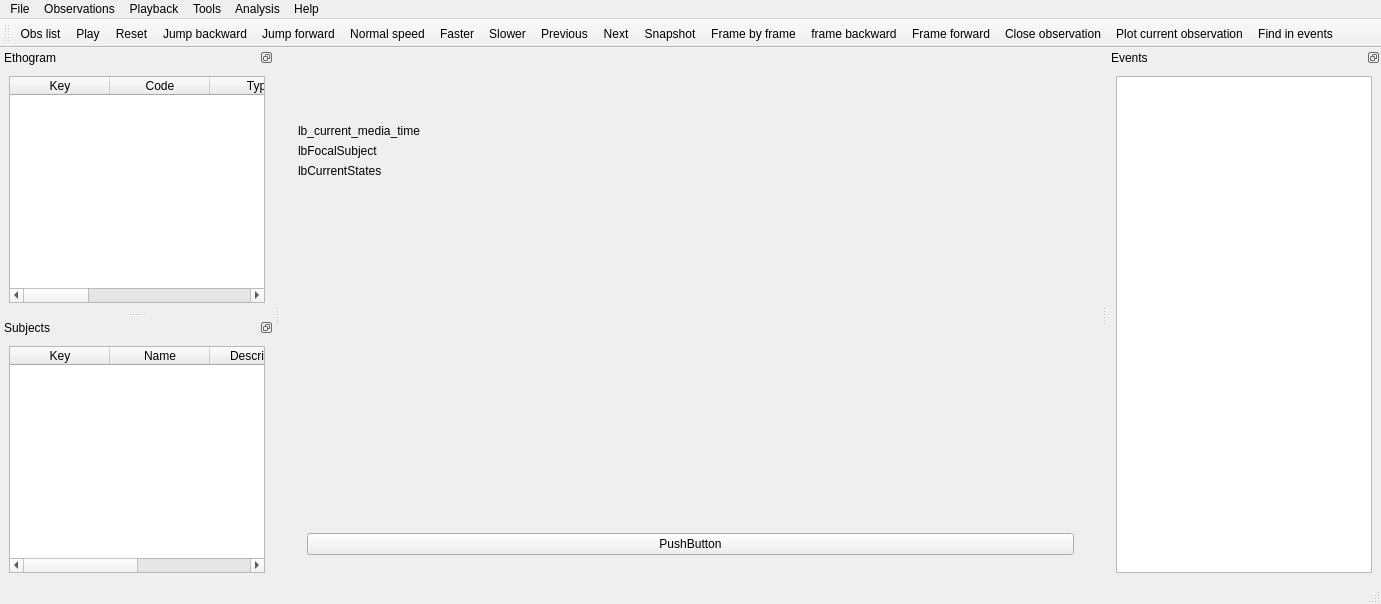
<?xml version="1.0" encoding="UTF-8"?>
<ui version="4.0">
 <class>MainWindow</class>
 <widget class="QMainWindow" name="MainWindow">
  <property name="geometry">
   <rect>
    <x>0</x>
    <y>0</y>
    <width>1381</width>
    <height>604</height>
   </rect>
  </property>
  <property name="windowTitle">
   <string>BORIS</string>
  </property>
  <property name="dockOptions">
   <set>QMainWindow::AllowNestedDocks|QMainWindow::AllowTabbedDocks|QMainWindow::AnimatedDocks</set>
  </property>
  <property name="unifiedTitleAndToolBarOnMac">
   <bool>false</bool>
  </property>
  <widget class="QWidget" name="centralwidget">
   <layout class="QHBoxLayout" name="horizontalLayout_2">
    <item>
     <layout class="QHBoxLayout" name="horizontalLayout">
      <item>
       <layout class="QVBoxLayout" name="verticalLayout_3">
        <item>
         <widget class="QWidget" name="w_logo" native="true">
          <layout class="QVBoxLayout" name="verticalLayout_8">
           <item>
            <layout class="QVBoxLayout" name="verticalLayout_6">
             <item>
              <widget class="QLabel" name="lbLogoBoris">
               <property name="text">
                <string/>
               </property>
               <property name="scaledContents">
                <bool>false</bool>
               </property>
               <property name="alignment">
                <set>Qt::AlignCenter</set>
               </property>
              </widget>
             </item>
             <item>
              <widget class="QLabel" name="lbLogoUnito">
               <property name="text">
                <string/>
               </property>
               <property name="textFormat">
                <enum>Qt::AutoText</enum>
               </property>
               <property name="alignment">
                <set>Qt::AlignCenter</set>
               </property>
               <property name="wordWrap">
                <bool>true</bool>
               </property>
              </widget>
             </item>
            </layout>
           </item>
          </layout>
         </widget>
        </item>
        <item>
         <widget class="QWidget" name="w_obs_info" native="true">
          <property name="enabled">
           <bool>true</bool>
          </property>
          <layout class="QVBoxLayout" name="verticalLayout_10">
           <item>
            <layout class="QVBoxLayout" name="verticalLayout_9">
             <item>
              <widget class="QLabel" name="lb_current_media_time">
               <property name="text">
                <string>lb_current_media_time</string>
               </property>
               <property name="wordWrap">
                <bool>true</bool>
               </property>
              </widget>
             </item>
             <item>
              <widget class="QLabel" name="lbFocalSubject">
               <property name="text">
                <string>lbFocalSubject</string>
               </property>
               <property name="wordWrap">
                <bool>true</bool>
               </property>
              </widget>
             </item>
             <item>
              <widget class="QLabel" name="lbCurrentStates">
               <property name="text">
                <string>lbCurrentStates</string>
               </property>
               <property name="wordWrap">
                <bool>true</bool>
               </property>
              </widget>
             </item>
             <item>
              <spacer name="verticalSpacer">
               <property name="orientation">
                <enum>Qt::Vertical</enum>
               </property>
               <property name="sizeHint" stdset="0">
                <size>
                 <width>20</width>
                 <height>40</height>
                </size>
               </property>
              </spacer>
             </item>
            </layout>
           </item>
           <item>
            <widget class="QWidget" name="w_live" native="true">
             <layout class="QVBoxLayout" name="verticalLayout_11">
              <item>
               <widget class="QPushButton" name="pb_live_obs">
                <property name="text">
                 <string>PushButton</string>
                </property>
               </widget>
              </item>
             </layout>
            </widget>
           </item>
          </layout>
         </widget>
        </item>
       </layout>
      </item>
     </layout>
    </item>
   </layout>
  </widget>
  <widget class="QMenuBar" name="menubar">
   <property name="geometry">
    <rect>
     <x>0</x>
     <y>0</y>
     <width>1381</width>
     <height>22</height>
    </rect>
   </property>
   <widget class="QMenu" name="menuHelp">
    <property name="title">
     <string>Help</string>
    </property>
    <addaction name="actionUser_guide"/>
    <addaction name="actionCheckUpdate"/>
    <addaction name="separator"/>
    <addaction name="actionAbout"/>
   </widget>
   <widget class="QMenu" name="menuFile">
    <property name="title">
     <string>File</string>
    </property>
    <widget class="QMenu" name="menuRecent_projects">
     <property name="title">
      <string>Recent projects</string>
     </property>
     <addaction name="separator"/>
    </widget>
    <widget class="QMenu" name="menuImport_project">
     <property name="title">
      <string>Import project from...</string>
     </property>
     <addaction name="actionNoldus_Observer_template"/>
    </widget>
    <addaction name="actionNew_project"/>
    <addaction name="actionOpen_project"/>
    <addaction name="menuRecent_projects"/>
    <addaction name="menuImport_project"/>
    <addaction name="actionEdit_project"/>
    <addaction name="actionSave_project"/>
    <addaction name="actionSave_project_as"/>
    <addaction name="actionClose_project"/>
    <addaction name="separator"/>
    <addaction name="actionCheck_project"/>
    <addaction name="actionRemove_path_from_media_files"/>
    <addaction name="actionSend_project"/>
    <addaction name="separator"/>
    <addaction name="actionPreferences"/>
    <addaction name="separator"/>
    <addaction name="actionQuit"/>
   </widget>
   <widget class="QMenu" name="menuObservations">
    <property name="title">
     <string>Observations</string>
    </property>
    <widget class="QMenu" name="menuCreate_transitions_matrix">
     <property name="title">
      <string>Create transitions matrix</string>
     </property>
     <addaction name="actionAll_transitions"/>
     <addaction name="actionFrequencies_of_transitions_after_behaviors"/>
     <addaction name="actionNumber_of_transitions"/>
    </widget>
    <widget class="QMenu" name="menuExport_events">
     <property name="title">
      <string>Export events</string>
     </property>
     <widget class="QMenu" name="menuas_behavioural_sequences">
      <property name="title">
       <string>as behavioural sequences</string>
      </property>
      <addaction name="actionseparated_subjects"/>
      <addaction name="actiongrouped_subjects"/>
     </widget>
     <addaction name="actionExportEvents_2"/>
     <addaction name="actionExport_aggregated_events"/>
     <addaction name="menuas_behavioural_sequences"/>
     <addaction name="actionExport_events_as_Praat_TextGrid"/>
     <addaction name="actionJWatcher"/>
     <addaction name="action_behavior_binary_table"/>
    </widget>
    <addaction name="actionNew_observation"/>
    <addaction name="actionOpen_observation"/>
    <addaction name="actionView_observation"/>
    <addaction name="actionEdit_observation_2"/>
    <addaction name="actionObservationsList"/>
    <addaction name="actionOpen_observation_2"/>
    <addaction name="actionEdit_observation"/>
    <addaction name="separator"/>
    <addaction name="actionClose_observation"/>
    <addaction name="separator"/>
    <addaction name="actionLoad_observations_file"/>
    <addaction name="actionExport_observations_list"/>
    <addaction name="separator"/>
    <addaction name="actionAdd_event"/>
    <addaction name="actionEdit_selected_events"/>
    <addaction name="actionEdit_event_time"/>
    <addaction name="separator"/>
    <addaction name="actionExplore_project"/>
    <addaction name="actionFind_events"/>
    <addaction name="actionFind_replace_events"/>
    <addaction name="actionCheckStateEvents"/>
    <addaction name="actionClose_unpaired_events"/>
    <addaction name="actionSelect_observations"/>
    <addaction name="separator"/>
    <addaction name="actionDelete_selected_observations"/>
    <addaction name="actionDelete_all_observations"/>
    <addaction name="separator"/>
    <addaction name="menuExport_events"/>
    <addaction name="separator"/>
    <addaction name="menuCreate_subtitles_2"/>
    <addaction name="actionExtract_events_from_media_files"/>
    <addaction name="actionExtract_frames_from_media_files"/>
    <addaction name="separator"/>
    <addaction name="menuCreate_transitions_matrix"/>
   </widget>
   <widget class="QMenu" name="menuAnalyze">
    <property name="title">
     <string>Analysis</string>
    </property>
    <widget class="QMenu" name="menuPlot_events">
     <property name="title">
      <string>Plot</string>
     </property>
     <addaction name="actionPlot_events2"/>
     <addaction name="actionBehavior_bar_plot"/>
    </widget>
    <widget class="QMenu" name="menuInter_rater_reliability">
     <property name="title">
      <string>Inter-rater reliability</string>
     </property>
     <addaction name="actionCohen_s_kappa"/>
    </widget>
    <widget class="QMenu" name="menuSimilarities">
     <property name="title">
      <string>Similarities</string>
     </property>
     <addaction name="actionNeedleman_Wunsch"/>
    </widget>
    <addaction name="actionTime_budget"/>
    <addaction name="actionTime_budget_report"/>
    <addaction name="actionTime_budget_by_behaviors_category"/>
    <addaction name="menuPlot_events"/>
    <addaction name="menuInter_rater_reliability"/>
    <addaction name="menuSimilarities"/>
    <addaction name="action_advanced_event_filtering"/>
   </widget>
   <widget class="QMenu" name="menuPlayback">
    <property name="title">
     <string>Playback</string>
    </property>
    <widget class="QMenu" name="menuZoom1">
     <property name="title">
      <string>Zoom player #1</string>
     </property>
     <addaction name="actionZoom1_fitwindow"/>
     <addaction name="actionZoom1_1_4"/>
     <addaction name="actionZoom1_1_2"/>
     <addaction name="actionZoom1_1_1"/>
     <addaction name="actionZoom1_2_1"/>
    </widget>
    <widget class="QMenu" name="menuZoom2">
     <property name="title">
      <string>Zoom player #2</string>
     </property>
     <addaction name="actionZoom2_fitwindow"/>
     <addaction name="actionZoom2_1_4"/>
     <addaction name="actionZoom2_1_2"/>
     <addaction name="actionZoom2_1_1"/>
     <addaction name="actionZoom2_2_1"/>
    </widget>
    <addaction name="actionJumpForward"/>
    <addaction name="actionJumpBackward"/>
    <addaction name="actionJumpTo"/>
    <addaction name="separator"/>
    <addaction name="menuZoom1"/>
    <addaction name="menuZoom2"/>
    <addaction name="separator"/>
    <addaction name="actionPlay"/>
    <addaction name="actionPause"/>
    <addaction name="actionPrevious"/>
    <addaction name="actionNext"/>
   </widget>
   <widget class="QMenu" name="menuTools">
    <property name="title">
     <string>Tools</string>
    </property>
    <widget class="QMenu" name="menuTransitions_flow_diagram">
     <property name="title">
      <string>Transitions flow diagram</string>
     </property>
     <addaction name="actionCreate_transitions_flow_diagram"/>
     <addaction name="actionCreate_transitions_flow_diagram_2"/>
    </widget>
    <widget class="QMenu" name="menu_coding_map_creator">
     <property name="title">
      <string>Create a coding map</string>
     </property>
     <addaction name="action_create_behaviors_coding_map"/>
     <addaction name="action_create_modifiers_coding_map"/>
    </widget>
    <widget class="QMenu" name="menuImage_overlay_on_video">
     <property name="title">
      <string>Image overlay on video</string>
     </property>
     <addaction name="actionAdd_image_overlay_on_video"/>
     <addaction name="actionRemove_image_overlay"/>
    </widget>
    <addaction name="action_block_dockwidgets"/>
    <addaction name="actionShow_spectrogram"/>
    <addaction name="actionShow_the_sound_waveform"/>
    <addaction name="actionShow_data_files"/>
    <addaction name="actionDistance"/>
    <addaction name="actionBehaviors_coding_map"/>
    <addaction name="actionCoding_pad"/>
    <addaction name="actionSubjects_pad"/>
    <addaction name="menuImage_overlay_on_video"/>
    <addaction name="separator"/>
    <addaction name="menu_coding_map_creator"/>
    <addaction name="actionRecode_resize_video"/>
    <addaction name="actionRotate_video"/>
    <addaction name="actionMedia_file_information_2"/>
    <addaction name="menuTransitions_flow_diagram"/>
   </widget>
   <addaction name="menuFile"/>
   <addaction name="menuObservations"/>
   <addaction name="menuPlayback"/>
   <addaction name="menuTools"/>
   <addaction name="menuAnalyze"/>
   <addaction name="menuHelp"/>
  </widget>
  <widget class="QToolBar" name="toolBar">
   <property name="enabled">
    <bool>true</bool>
   </property>
   <property name="windowTitle">
    <string>toolBar</string>
   </property>
   <property name="toolTip">
    <string/>
   </property>
   <attribute name="toolBarArea">
    <enum>TopToolBarArea</enum>
   </attribute>
   <attribute name="toolBarBreak">
    <bool>false</bool>
   </attribute>
   <addaction name="action_obs_list"/>
   <addaction name="actionPlay"/>
   <addaction name="actionReset"/>
   <addaction name="actionJumpBackward"/>
   <addaction name="actionJumpForward"/>
   <addaction name="actionNormalSpeed"/>
   <addaction name="actionFaster"/>
   <addaction name="actionSlower"/>
   <addaction name="actionPrevious"/>
   <addaction name="actionNext"/>
   <addaction name="actionSnapshot"/>
   <addaction name="actionFrame_by_frame"/>
   <addaction name="actionFrame_backward"/>
   <addaction name="actionFrame_forward"/>
   <addaction name="actionCloseObs"/>
   <addaction name="actionPlot_current_observation"/>
   <addaction name="actionFind_in_current_obs"/>
  </widget>
  <widget class="QDockWidget" name="dwEthogram">
   <property name="floating">
    <bool>false</bool>
   </property>
   <property name="features">
    <set>QDockWidget::DockWidgetFloatable|QDockWidget::DockWidgetMovable</set>
   </property>
   <property name="windowTitle">
    <string>Ethogram</string>
   </property>
   <attribute name="dockWidgetArea">
    <number>1</number>
   </attribute>
   <widget class="QWidget" name="dockWidgetContents_3">
    <layout class="QVBoxLayout" name="verticalLayout_5">
     <item>
      <layout class="QVBoxLayout" name="verticalLayout_4">
       <item>
        <widget class="QTableWidget" name="twEthogram">
         <property name="focusPolicy">
          <enum>Qt::NoFocus</enum>
         </property>
         <property name="editTriggers">
          <set>QAbstractItemView::NoEditTriggers</set>
         </property>
         <property name="alternatingRowColors">
          <bool>true</bool>
         </property>
         <property name="selectionMode">
          <enum>QAbstractItemView::SingleSelection</enum>
         </property>
         <property name="selectionBehavior">
          <enum>QAbstractItemView::SelectRows</enum>
         </property>
         <property name="sortingEnabled">
          <bool>true</bool>
         </property>
         <column>
          <property name="text">
           <string>Key</string>
          </property>
         </column>
         <column>
          <property name="text">
           <string>Code</string>
          </property>
         </column>
         <column>
          <property name="text">
           <string>Type</string>
          </property>
         </column>
         <column>
          <property name="text">
           <string>Description</string>
          </property>
         </column>
         <column>
          <property name="text">
           <string>Category</string>
          </property>
         </column>
         <column>
          <property name="text">
           <string>Modifiers</string>
          </property>
         </column>
         <column>
          <property name="text">
           <string>Excluded</string>
          </property>
         </column>
        </widget>
       </item>
      </layout>
     </item>
    </layout>
   </widget>
  </widget>
  <widget class="QStatusBar" name="statusbar">
   <property name="sizeGripEnabled">
    <bool>true</bool>
   </property>
  </widget>
  <widget class="QDockWidget" name="dwObservations">
   <property name="focusPolicy">
    <enum>Qt::NoFocus</enum>
   </property>
   <property name="floating">
    <bool>false</bool>
   </property>
   <property name="features">
    <set>QDockWidget::DockWidgetFloatable|QDockWidget::DockWidgetMovable</set>
   </property>
   <property name="windowTitle">
    <string>Events</string>
   </property>
   <attribute name="dockWidgetArea">
    <number>2</number>
   </attribute>
   <widget class="QWidget" name="dockWidgetContents_2">
    <layout class="QVBoxLayout" name="verticalLayout_7">
     <item>
      <layout class="QVBoxLayout" name="verticalLayout">
       <item>
        <widget class="QTableWidget" name="twEvents">
         <property name="enabled">
          <bool>true</bool>
         </property>
         <property name="focusPolicy">
          <enum>Qt::NoFocus</enum>
         </property>
         <property name="autoScroll">
          <bool>false</bool>
         </property>
         <property name="editTriggers">
          <set>QAbstractItemView::NoEditTriggers</set>
         </property>
         <property name="tabKeyNavigation">
          <bool>false</bool>
         </property>
         <property name="showDropIndicator" stdset="0">
          <bool>false</bool>
         </property>
         <property name="dragDropOverwriteMode">
          <bool>false</bool>
         </property>
         <property name="alternatingRowColors">
          <bool>true</bool>
         </property>
         <property name="selectionMode">
          <enum>QAbstractItemView::ExtendedSelection</enum>
         </property>
         <property name="selectionBehavior">
          <enum>QAbstractItemView::SelectRows</enum>
         </property>
        </widget>
       </item>
      </layout>
     </item>
    </layout>
   </widget>
  </widget>
  <widget class="QDockWidget" name="dwSubjects">
   <property name="floating">
    <bool>false</bool>
   </property>
   <property name="features">
    <set>QDockWidget::DockWidgetFloatable|QDockWidget::DockWidgetMovable</set>
   </property>
   <property name="windowTitle">
    <string>Subjects</string>
   </property>
   <attribute name="dockWidgetArea">
    <number>1</number>
   </attribute>
   <widget class="QWidget" name="dockWidgetContents">
    <layout class="QVBoxLayout" name="verticalLayout_2">
     <item>
      <widget class="QTableWidget" name="twSubjects">
       <property name="focusPolicy">
        <enum>Qt::NoFocus</enum>
       </property>
       <property name="editTriggers">
        <set>QAbstractItemView::NoEditTriggers</set>
       </property>
       <property name="alternatingRowColors">
        <bool>true</bool>
       </property>
       <property name="selectionBehavior">
        <enum>QAbstractItemView::SelectRows</enum>
       </property>
       <column>
        <property name="text">
         <string>Key</string>
        </property>
       </column>
       <column>
        <property name="text">
         <string>Name</string>
        </property>
       </column>
       <column>
        <property name="text">
         <string>Description</string>
        </property>
       </column>
       <column>
        <property name="text">
         <string>Current state(s)</string>
        </property>
       </column>
      </widget>
     </item>
    </layout>
   </widget>
  </widget>
  <action name="actionDocumentation">
   <property name="text">
    <string>Documentation</string>
   </property>
  </action>
  <action name="actionAbout">
   <property name="text">
    <string>About</string>
   </property>
  </action>
  <action name="actionQuit">
   <property name="text">
    <string>Quit</string>
   </property>
  </action>
  <action name="actionPause">
   <property name="text">
    <string>Pause</string>
   </property>
   <property name="toolTip">
    <string>Pause</string>
   </property>
  </action>
  <action name="actionPlay">
   <property name="text">
    <string>Play</string>
   </property>
  </action>
  <action name="actionOpen_video_file">
   <property name="text">
    <string>Open media file</string>
   </property>
  </action>
  <action name="actionReset">
   <property name="text">
    <string>Reset</string>
   </property>
  </action>
  <action name="actionFaster">
   <property name="enabled">
    <bool>true</bool>
   </property>
   <property name="text">
    <string>Faster</string>
   </property>
  </action>
  <action name="actionSlower">
   <property name="enabled">
    <bool>true</bool>
   </property>
   <property name="text">
    <string>Slower</string>
   </property>
  </action>
  <action name="actionJumpForward">
   <property name="text">
    <string>Jump forward</string>
   </property>
   <property name="shortcut">
    <string>Ctrl+F</string>
   </property>
  </action>
  <action name="actionLoad_configuration">
   <property name="text">
    <string>Load configuration</string>
   </property>
  </action>
  <action name="actionDelete_selected_observations">
   <property name="text">
    <string>Delete selected events</string>
   </property>
  </action>
  <action name="actionDelete_all_observations">
   <property name="text">
    <string>Delete all events</string>
   </property>
  </action>
  <action name="actionSort_observations">
   <property name="text">
    <string>Sort events</string>
   </property>
  </action>
  <action name="actionLoad_observations_file">
   <property name="text">
    <string>Import observations</string>
   </property>
  </action>
  <action name="actionSelect_observations">
   <property name="text">
    <string>Select events from interval</string>
   </property>
  </action>
  <action name="actionConfigure_states_and_events">
   <property name="enabled">
    <bool>false</bool>
   </property>
   <property name="text">
    <string>Configure states and events</string>
   </property>
  </action>
  <action name="actionEdit_event">
   <property name="text">
    <string>Edit event</string>
   </property>
  </action>
  <action name="actionLoad_configuration_file">
   <property name="text">
    <string>Load state and events configuration file</string>
   </property>
  </action>
  <action name="actionMedia_file_information">
   <property name="text">
    <string>Media file information</string>
   </property>
  </action>
  <action name="actionStart_live_observation">
   <property name="text">
    <string>Start observation without media file</string>
   </property>
  </action>
  <action name="actionNew_project">
   <property name="text">
    <string>New project</string>
   </property>
  </action>
  <action name="actionTime_budget">
   <property name="enabled">
    <bool>true</bool>
   </property>
   <property name="text">
    <string>Time budget</string>
   </property>
   <property name="iconVisibleInMenu">
    <bool>true</bool>
   </property>
  </action>
  <action name="actionSave_project">
   <property name="text">
    <string>Save project</string>
   </property>
   <property name="shortcut">
    <string>Ctrl+S</string>
   </property>
  </action>
  <action name="actionOpen_project">
   <property name="text">
    <string>Open project</string>
   </property>
  </action>
  <action name="actionSet_offset">
   <property name="text">
    <string>Set time offset</string>
   </property>
  </action>
  <action name="actionEdit_project">
   <property name="text">
    <string>Edit project</string>
   </property>
  </action>
  <action name="actionSave_project_as">
   <property name="text">
    <string>Save project as ...</string>
   </property>
  </action>
  <action name="actionPreferences">
   <property name="text">
    <string>Preferences</string>
   </property>
  </action>
  <action name="actionNew_observation">
   <property name="text">
    <string>New observation</string>
   </property>
   <property name="shortcut">
    <string>Ctrl+N</string>
   </property>
  </action>
  <action name="actionSave_observation">
   <property name="text">
    <string>Save current observation</string>
   </property>
  </action>
  <action name="actionClose_observation">
   <property name="text">
    <string>Close observation</string>
   </property>
   <property name="shortcut">
    <string>Ctrl+Q</string>
   </property>
  </action>
  <action name="actionEdit_current_observation">
   <property name="enabled">
    <bool>false</bool>
   </property>
   <property name="text">
    <string>Edit current observation</string>
   </property>
  </action>
  <action name="actionOpen_observation_2">
   <property name="enabled">
    <bool>false</bool>
   </property>
   <property name="text">
    <string>Open observation</string>
   </property>
   <property name="visible">
    <bool>false</bool>
   </property>
  </action>
  <action name="actionAdd_event">
   <property name="text">
    <string>Add event</string>
   </property>
   <property name="shortcut">
    <string>Ctrl+A</string>
   </property>
  </action>
  <action name="actionDeselectCurrentSubject">
   <property name="text">
    <string>Deselect current subject</string>
   </property>
  </action>
  <action name="actionNext">
   <property name="text">
    <string>Next</string>
   </property>
   <property name="toolTip">
    <string>Next media file</string>
   </property>
   <property name="iconVisibleInMenu">
    <bool>false</bool>
   </property>
  </action>
  <action name="actionPrevious">
   <property name="text">
    <string>Previous</string>
   </property>
   <property name="toolTip">
    <string>Previous media file</string>
   </property>
  </action>
  <action name="actionJumpTo">
   <property name="enabled">
    <bool>true</bool>
   </property>
   <property name="text">
    <string>Jump to specific time</string>
   </property>
  </action>
  <action name="actionJumpBackward">
   <property name="text">
    <string>Jump backward</string>
   </property>
   <property name="toolTip">
    <string>Jump backward</string>
   </property>
   <property name="shortcut">
    <string>Ctrl+B</string>
   </property>
  </action>
  <action name="actionEdit_observation">
   <property name="enabled">
    <bool>false</bool>
   </property>
   <property name="text">
    <string>Edit observation</string>
   </property>
   <property name="visible">
    <bool>false</bool>
   </property>
  </action>
  <action name="actionCheckUpdate">
   <property name="text">
    <string>Check for updates and news</string>
   </property>
  </action>
  <action name="actionClose_project">
   <property name="text">
    <string>Close project</string>
   </property>
  </action>
  <action name="actionObservationsList">
   <property name="text">
    <string>Observations list</string>
   </property>
   <property name="shortcut">
    <string>Ctrl+L</string>
   </property>
  </action>
  <action name="actionNormalSpeed">
   <property name="text">
    <string>Normal speed</string>
   </property>
  </action>
  <action name="actionSnapshot">
   <property name="text">
    <string>Snapshot</string>
   </property>
  </action>
  <action name="actionFrame_by_frame">
   <property name="checkable">
    <bool>true</bool>
   </property>
   <property name="text">
    <string>Frame by frame</string>
   </property>
  </action>
  <action name="actionAggregatedEventsTabularFormat">
   <property name="text">
    <string>Tab Separated Values (tsv)</string>
   </property>
  </action>
  <action name="actionOpen_observation">
   <property name="text">
    <string>Start observation</string>
   </property>
   <property name="shortcut">
    <string>Ctrl+O</string>
   </property>
  </action>
  <action name="actionAaaa">
   <property name="text">
    <string>aaaa</string>
   </property>
  </action>
  <action name="menuCreate_subtitles_2">
   <property name="text">
    <string>Create subtitles</string>
   </property>
  </action>
  <action name="actionUser_guide">
   <property name="text">
    <string>User guide</string>
   </property>
  </action>
  <action name="actionEdit_observation_2">
   <property name="text">
    <string>Edit observation</string>
   </property>
   <property name="shortcut">
    <string>Ctrl+E</string>
   </property>
  </action>
  <action name="actionCheckStateEvents">
   <property name="text">
    <string>Check state events</string>
   </property>
  </action>
  <action name="actionRunEventOutside">
   <property name="text">
    <string>Run external program with selected event(s)</string>
   </property>
  </action>
  <action name="actionEdit_selected_events">
   <property name="text">
    <string>Edit selected event(s)</string>
   </property>
  </action>
  <action name="actionShow_spectrogram">
   <property name="text">
    <string>Show the sound spectrogram</string>
   </property>
  </action>
  <action name="actionExport_events_as_Praat_TextGrid">
   <property name="text">
    <string>as Praat TextGrid</string>
   </property>
  </action>
  <action name="actionExtract_events_from_media_files">
   <property name="text">
    <string>Extract sequences from media files</string>
   </property>
  </action>
  <action name="actionDistance">
   <property name="text">
    <string>Geometric measurement</string>
   </property>
  </action>
  <action name="actionFrame_forward">
   <property name="text">
    <string>Frame forward</string>
   </property>
  </action>
  <action name="actionFrame_backward">
   <property name="text">
    <string>frame backward</string>
   </property>
  </action>
  <action name="actionFilterBehaviors">
   <property name="text">
    <string>Filter behaviors</string>
   </property>
  </action>
  <action name="actionShowAllBehaviors">
   <property name="text">
    <string>Show all behaviors</string>
   </property>
   <property name="toolTip">
    <string>Show all behaviors</string>
   </property>
  </action>
  <action name="actionExport_aggregated_events">
   <property name="text">
    <string>Aggregated events</string>
   </property>
  </action>
  <action name="actionCoding_pad">
   <property name="text">
    <string>Coding pad</string>
   </property>
  </action>
  <action name="actionTime_budget_by_behaviors_category">
   <property name="text">
    <string>Time budget by behavioral category</string>
   </property>
  </action>
  <action name="actionExport_events_as_SDIS_file">
   <property name="text">
    <string>Export events as SDIS file</string>
   </property>
  </action>
  <action name="actionRecode_resize_video">
   <property name="text">
    <string>Re-encode/resize video</string>
   </property>
  </action>
  <action name="actionMedia_file_information_2">
   <property name="text">
    <string>Media file information</string>
   </property>
  </action>
  <action name="actionCreate_transitions_flow_diagram">
   <property name="text">
    <string>Create transitions DOT script</string>
   </property>
  </action>
  <action name="actionCreate_transitions_flow_diagram_2">
   <property name="text">
    <string>Create transitions flow diagram</string>
   </property>
  </action>
  <action name="actionAll_transitions">
   <property name="text">
    <string>Frequencies of transitions</string>
   </property>
  </action>
  <action name="actionNumber_of_transitions">
   <property name="text">
    <string>Number of transitions</string>
   </property>
  </action>
  <action name="actionFrequencies_of_transitions_after_behaviors">
   <property name="text">
    <string>Frequencies of transitions after behaviors</string>
   </property>
  </action>
  <action name="actionFind_replace_events">
   <property name="text">
    <string>Find/replace in events</string>
   </property>
  </action>
  <action name="actionFind_events">
   <property name="text">
    <string>Find in events</string>
   </property>
   <property name="toolTip">
    <string>Find</string>
   </property>
  </action>
  <action name="actionHow_to_cite_BORIS">
   <property name="text">
    <string>How to cite BORIS</string>
   </property>
  </action>
  <action name="actionZoom1_1_1">
   <property name="checkable">
    <bool>true</bool>
   </property>
   <property name="text">
    <string>1:1 Original</string>
   </property>
  </action>
  <action name="actionZoom1_2_1">
   <property name="checkable">
    <bool>true</bool>
   </property>
   <property name="text">
    <string>2:1 Double</string>
   </property>
  </action>
  <action name="actionZoom1_1_2">
   <property name="checkable">
    <bool>true</bool>
   </property>
   <property name="text">
    <string>1:2 Half</string>
   </property>
  </action>
  <action name="actionZoom1_1_4">
   <property name="checkable">
    <bool>true</bool>
   </property>
   <property name="text">
    <string>1:4 Quarter</string>
   </property>
  </action>
  <action name="actionZoom1_fitwindow">
   <property name="checkable">
    <bool>true</bool>
   </property>
   <property name="text">
    <string>Fit to window</string>
   </property>
  </action>
  <action name="actionZoom2_fitwindow">
   <property name="checkable">
    <bool>true</bool>
   </property>
   <property name="text">
    <string>Fit to window</string>
   </property>
  </action>
  <action name="actionZoom2_1_4">
   <property name="checkable">
    <bool>true</bool>
   </property>
   <property name="text">
    <string>1:4 Quarter</string>
   </property>
  </action>
  <action name="actionZoom2_1_2">
   <property name="checkable">
    <bool>true</bool>
   </property>
   <property name="text">
    <string>1:2 Half</string>
   </property>
  </action>
  <action name="actionZoom2_1_1">
   <property name="checkable">
    <bool>true</bool>
   </property>
   <property name="text">
    <string>1:1 Original</string>
   </property>
  </action>
  <action name="actionZoom2_2_1">
   <property name="checkable">
    <bool>true</bool>
   </property>
   <property name="text">
    <string>2:1 Double</string>
   </property>
  </action>
  <action name="actionFilterSubjects">
   <property name="text">
    <string>Filter subjects</string>
   </property>
   <property name="toolTip">
    <string>Filter subjects</string>
   </property>
  </action>
  <action name="actionShowAllSubjects">
   <property name="text">
    <string>Show all subjects</string>
   </property>
   <property name="toolTip">
    <string>Show all subjects</string>
   </property>
  </action>
  <action name="actionSend_project">
   <property name="text">
    <string>Project server</string>
   </property>
  </action>
  <action name="actionViewBehavior">
   <property name="text">
    <string>View behavior</string>
   </property>
   <property name="toolTip">
    <string>View behavior</string>
   </property>
  </action>
  <action name="actionBehaviors_coding_map">
   <property name="text">
    <string>Behaviors coding map</string>
   </property>
  </action>
  <action name="action_create_behaviors_coding_map">
   <property name="text">
    <string>for behaviors</string>
   </property>
  </action>
  <action name="action_create_modifiers_coding_map">
   <property name="text">
    <string>for modifiers</string>
   </property>
  </action>
  <action name="actionPlot_events1">
   <property name="text">
    <string>Plot events (back compatibility)</string>
   </property>
  </action>
  <action name="actionPlot_events2">
   <property name="text">
    <string>Plot events</string>
   </property>
  </action>
  <action name="actionCohen_s_kappa">
   <property name="text">
    <string>Cohen's kappa (time-unit)</string>
   </property>
  </action>
  <action name="actionTime_budget_report">
   <property name="text">
    <string>Synthetic time budget</string>
   </property>
  </action>
  <action name="actionCheckStateEventsSingleObs">
   <property name="text">
    <string>Check state events</string>
   </property>
  </action>
  <action name="actionSubjects_pad">
   <property name="text">
    <string>Subjects pad</string>
   </property>
  </action>
  <action name="actionShow_data_files">
   <property name="text">
    <string>Show data files</string>
   </property>
  </action>
  <action name="actionConverters_manager">
   <property name="text">
    <string>Time converters manager</string>
   </property>
  </action>
  <action name="actionView_observation">
   <property name="text">
    <string>View observation</string>
   </property>
  </action>
  <action name="actionRemove_path_from_media_files">
   <property name="text">
    <string>Remove path from media files</string>
   </property>
  </action>
  <action name="actionCheck_project">
   <property name="text">
    <string>Check project integrity</string>
   </property>
  </action>
  <action name="actionBehavior_bar_plot">
   <property name="text">
    <string>Plot time budget</string>
   </property>
  </action>
  <action name="action_obs_list">
   <property name="text">
    <string>Obs list</string>
   </property>
   <property name="toolTip">
    <string>Observations list</string>
   </property>
  </action>
  <action name="actionTest">
   <property name="text">
    <string>test</string>
   </property>
  </action>
  <action name="actionTest_stb2">
   <property name="text">
    <string>test stb2</string>
   </property>
  </action>
  <action name="actionClose_unpaired_events">
   <property name="text">
    <string>Fix unpaired events</string>
   </property>
   <property name="shortcut">
    <string>Ctrl+U</string>
   </property>
  </action>
  <action name="actionRotate_video">
   <property name="text">
    <string>Rotate video</string>
   </property>
  </action>
  <action name="actionExport_observations_list">
   <property name="text">
    <string>Export observations list</string>
   </property>
  </action>
  <action name="actionExportEvents_2">
   <property name="text">
    <string>Tabular events</string>
   </property>
  </action>
  <action name="actionJWatcher">
   <property name="text">
    <string>for analysis with JWatcher</string>
   </property>
  </action>
  <action name="actionCloseObs">
   <property name="enabled">
    <bool>true</bool>
   </property>
   <property name="text">
    <string>Close observation</string>
   </property>
  </action>
  <action name="actionFilter_events">
   <property name="text">
    <string>Filter events</string>
   </property>
  </action>
  <action name="actionShow_all_events">
   <property name="text">
    <string>Show all events</string>
   </property>
   <property name="toolTip">
    <string>Show all events</string>
   </property>
  </action>
  <action name="actionEdit_event_time">
   <property name="text">
    <string>Shift time of selected event(s)</string>
   </property>
  </action>
  <action name="actionCopy_events">
   <property name="text">
    <string>Copy events</string>
   </property>
  </action>
  <action name="actionPaste_events">
   <property name="text">
    <string>Paste events</string>
   </property>
  </action>
  <action name="actionNoldus_Observer_template">
   <property name="text">
    <string>Noldus Observer XT template</string>
   </property>
  </action>
  <action name="actionExplore_project">
   <property name="text">
    <string>Explore project</string>
   </property>
  </action>
  <action name="actionShow_the_sound_waveform">
   <property name="text">
    <string>Show the sound waveform</string>
   </property>
  </action>
  <action name="actionNeedleman_Wunsch">
   <property name="text">
    <string>Needleman - Wunsch</string>
   </property>
  </action>
  <action name="actionExtract_frames_from_media_files">
   <property name="text">
    <string>Extract frames from media files</string>
   </property>
  </action>
  <action name="actionAdd_image_overlay_on_video">
   <property name="text">
    <string>Add an image overlay</string>
   </property>
  </action>
  <action name="actionRemove_image_overlay">
   <property name="text">
    <string>Remove</string>
   </property>
  </action>
  <action name="action_behavior_binary_table">
   <property name="enabled">
    <bool>true</bool>
   </property>
   <property name="text">
    <string>as behaviors binary table</string>
   </property>
  </action>
  <action name="actionPlot_current_observation">
   <property name="text">
    <string>Plot current observation</string>
   </property>
  </action>
  <action name="actionFind_in_current_obs">
   <property name="text">
    <string>Find in events</string>
   </property>
  </action>
  <action name="action_advanced_event_filtering">
   <property name="text">
    <string>Advanced event filtering</string>
   </property>
  </action>
  <action name="action_block_dockwidgets">
   <property name="checkable">
    <bool>true</bool>
   </property>
   <property name="text">
    <string>Lock dockwidgets</string>
   </property>
  </action>
  <action name="actionseparated_subjects">
   <property name="text">
    <string>separated subjects</string>
   </property>
  </action>
  <action name="actiongrouped_subjects">
   <property name="text">
    <string>grouped subjects</string>
   </property>
  </action>
 </widget>
 <resources/>
 <connections/>
</ui>
